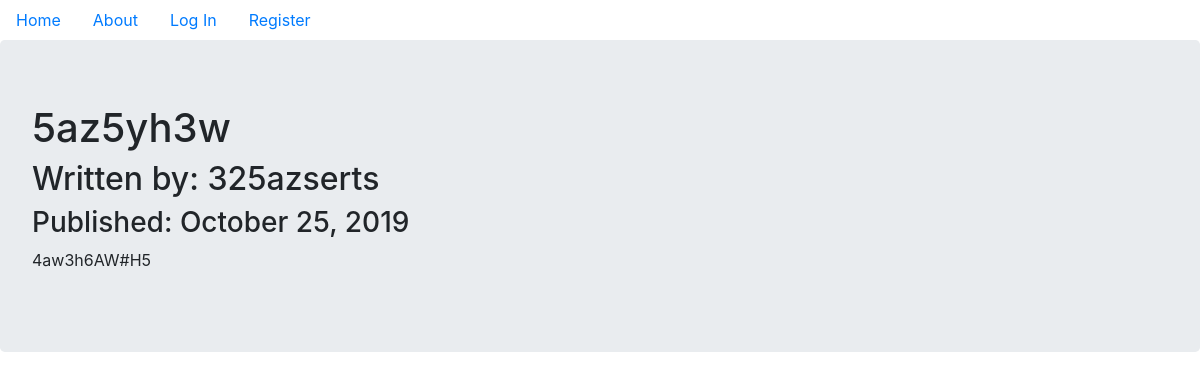
The page /1 on the database its author committed.
### clubAppFolder/models.py (models this page shows, shortened)
class BlogPost(db.Model):
    users = db.relationship(User)
    id = db.Column(db.Integer, primary_key=True)
    user_id = db.Column(db.Integer, db.ForeignKey('users.id'), nullable=False)
    date = db.Column(db.DateTime, nullable=False, default=datetime.utcnow)
    title = db.Column(db.String(140), nullable=False)
    text = db.Column(db.Text, nullable=False)

class User(db.Model, UserMixin):
    __tablename__ = 'users'
    id = db.Column(db.Integer, primary_key=True)
    profile_image = db.Column(db.String(20), nullable=False, default='default_profile.png')
    email = db.Column(db.String(64), unique=True, index=True)
    username = db.Column(db.String(64), unique=True, index=True)
    password_hash = db.Column(db.String(128))
    post = db.relationship('BlogPost', backref='author', lazy=True)

### clubAppFolder/users/views.py (the view)
@users.route("/<username>")
def user_posts(username):
    page = request.args.get('page', 1, type=int)
    user = User.query.filter_by(username=username).first_or_404()
    blog_posts = BlogPost.query.filter_by(author=user).order_by(BlogPost.date.desc()).paginate(page=page,per_page=5)
    return render_template('user_blog_posts.html', blog_posts=blog_posts, user=user)

### clubAppFolder/blog_posts/views.py (called while the page is built)
@blog_posts.route('/<int:blog_post_id>')
def blog_post(blog_post_id):
    blog_post = BlogPost.query.get_or_404(blog_post_id)
    return render_template('blog_post.html', title=blog_post.title,
                            date=blog_post.date,post=blog_post)

### clubAppFolder/templates/blog_post.html (shortened to what this page needs)
{% extends "base.html" %}
{% block content %}
<div class="jumbotron">
  <h1>{{post.title}}</h1>
  <h2>Written by: {{post.author.username}}</h2>
  <h3>Published: {{post.date.strftime('%B %d, %Y')}}</h3>
  <p>{{post.text}}</p>
</div>
{% endblock %}

### rows shown on the page
BlogPost: title "5az5yh3w", date "October 25, 2019", text "4aw3h6AW#H5"
User: author.username "325azserts"
